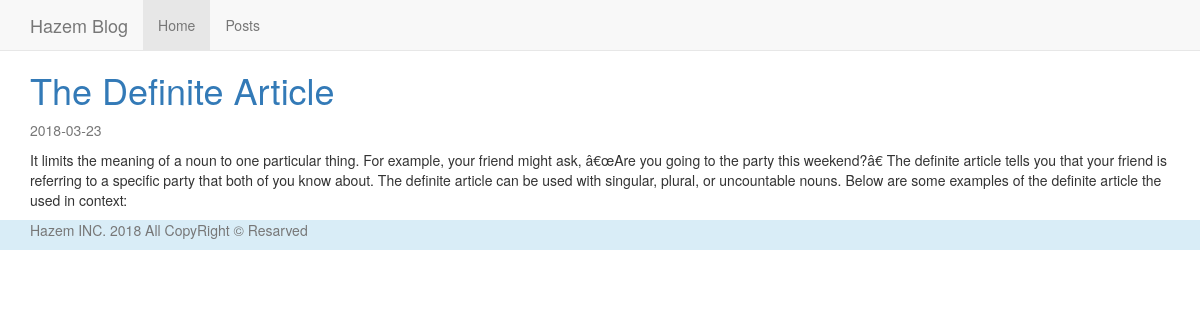
/post.php?id=2, run on the app's committed database.
### tables this page shows
CREATE TABLE IF NOT EXISTS `posts` (
  `id` int(11) NOT NULL AUTO_INCREMENT,
  `title` varchar(255) NOT NULL,
  `content` text NOT NULL,
  `created_at` date NOT NULL,
  PRIMARY KEY (`id`)
);

### post.php (the view)
<?php
include 'configure.php';
include 'header.php';
?>
    <div class="container">
        <?php
        if(isset($_GET['id']) AND $_GET['id']>0) {
            $posts = mysqli_query($db, "select * from Posts WHERE id='$_GET[id]'");
            if (mysqli_num_rows($posts) > 0) {
                $post = mysqli_fetch_array($posts);
                echo "<article>
                         <a href='post.php?id=$post[id]'><h1>$post[title]</h1></a>
                         <p class='text-muted'>$post[created_at]</p>
                         <p>$post[content]</p>
                     </article>";
            } else {
                echo "<p class='alert alert-info'>No Posts</p>";
            }
        }
        ?>
    </div>
<?php
include 'footer.php';
?>

### css/style.css (style rules this page uses)
body { padding-top: 50px; }

### data on the page
posts: title "The Definite Article", created_at "2018-03-23", content "It limits the meaning of a noun to one particular thing. For example, your friend might ask, â€œAre you going to the party this weekend?â€ The definite article tells you that your friend is referring to a specific party that both of you know about. The definite article can be used with singular, plural, or uncountable nouns. Below are some examples of the definite article the used in context:"
